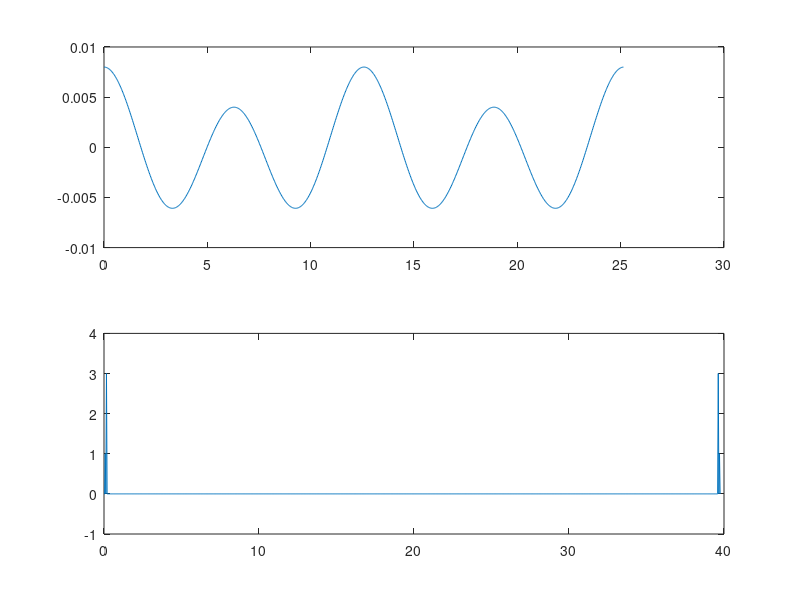

The MATLAB source for this figure:
N = 1000
Xk = zeros(N,1);
Xk(2+1) = 2;
Xk(4+1) = 2*3;
##Xk(N-m+1) = 1;
xn = zeros(N,1);

n = (0:N-1)';
  for k = 0:N-1
    c = cos(2*pi*n*k/N);
##    c = 0;
##    s = sin(2*pi*n*k/N) ;
    s = 0;
    xn += Xk(k+1)*(c + s);
  endfor
  
xn /= N;
##disp('xn')
##disp(xn)
##disp('fft')
Xkk = fft(xn);
##disp(Xkk)
##print_column(Xk, 'Xk')

T = 2*pi*4;
tn = T/(N-1)*n;
subplot(2, 1, 1)
plot(tn,xn)
fk = n/T
subplot(2, 1, 2)
plot(fk,real(Xkk))